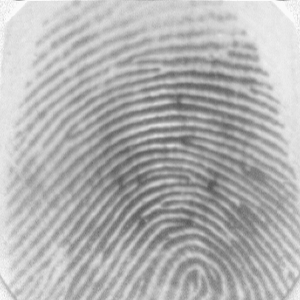
#> input picture assets/101_1.tif, 300 x 300 px
$ python ekstrakcja.py   (older library calls are emulated)
#> lines starting #> are read from the running program, lines starting #| are printed output that depends on the picture; after the words box and inside, x2 and y2 are one past the last pixel; in counts of white or black regions, pixels touching at a corner belong together
import math
import cv2
import numpy as np
import json
from scipy.signal import wiener
import os


#Przetwarzanie obrazu

def preprocess(img):
    # konwersja do skali szarości
    img_gray = cv2.cvtColor(img, cv2.COLOR_BGR2GRAY)

    # normalizacja
    clahe = cv2.createCLAHE(clipLimit=1.0, tileGridSize=(8, 8))
    img_norm = clahe.apply(img_gray)

    # filtracja Gaborowa
    img_gabor = gabor_filter(img_norm)
    img_gabor = cv2.normalize(img_gabor, None, 0, 255, cv2.NORM_MINMAX).astype(np.uint8)

    # filtracja medianowa
    img_filtered = cv2.medianBlur(img_norm, 5)

    # progowanie - konwersja na obraz binarny
    img_thresh = cv2.adaptiveThreshold(img_filtered, 255, cv2.ADAPTIVE_THRESH_MEAN_C,
                                       cv2.THRESH_BINARY, 15, 5)

    # operacje morfologiczne - otwarcie
    kernel = np.ones((3, 3), np.uint8)
    img_morph = cv2.morphologyEx(img_thresh, cv2.MORPH_OPEN, kernel)

    # tworzenie mozaiki do wyświetlania obrazów
    img_mosaic = create_mosaic([img_gray, img_norm, img_gabor, img_morph], ["Gray", "CLAHE", "Gabor", "Morph"])

    # wyświetlenie mozaiki
    cv2.imshow("Etapy przetwarzania obrazu", img_mosaic)
    cv2.waitKey(0)
    cv2.destroyAllWindows()

    return img_morph

#Filtracja Gaborowa
def gabor_filter(img):
    ksize = 9
    sigma = 2.0
    lambd = 10.0
    gamma = 0.5
    psi = 0

    #orientacje filtrów
    thetas = [0, np.pi / 4, np.pi / 2, 3 * np.pi / 4]

    accum = np.zeros_like(img, dtype=np.float32)

    # filtracja dla różnych orientacji
    for theta in thetas:
        kernel = cv2.getGaborKernel((ksize, ksize), sigma, theta, lambd, gamma, psi, ktype=cv2.CV_32F)
        filtered_img = cv2.filter2D(img, cv2.CV_32F, kernel)
        np.maximum(accum, filtered_img, accum)  # Maksymalizowanie wyników

    img_filtered = cv2.normalize(accum, None, 0, 255, cv2.NORM_MINMAX)
    img_filtered = np.uint8(img_filtered)

    return img_filtered

#tworzenie mozaiki - do wyświetlania obrazów
def create_mosaic(images, titles):
    resized_images = [cv2.resize(img, (300, 300)) for img in images]

    for i, img in enumerate(resized_images):
        cv2.putText(img, titles[i], (10, 30), cv2.FONT_HERSHEY_SIMPLEX, 0.7, (255, 255, 255), 2, cv2.LINE_AA)

    mosaic = np.hstack(resized_images)
    return mosaic

#cienkowanie obrazu
def thinning(img):
    thinned = cv2.ximgproc.thinning(img)
    return thinned

#obliczanie orientacji minucji
def compute_orientation(img, x, y):
    neighborhood = img[y-1:y+2, x-1:x+2]
    gx = neighborhood[0, 2] + 2*neighborhood[1, 2] + neighborhood[2, 2] - (neighborhood[0, 0] + 2*neighborhood[1, 0] + neighborhood[2, 0])
    gy = neighborhood[2, 0] + 2*neighborhood[2, 1] + neighborhood[2, 2] - (neighborhood[0, 0] + 2*neighborhood[0, 1] + neighborhood[0, 2])
    angle = math.atan2(gy, gx) * 180 / np.pi
    return angle

#tworzenie maski
def create_full_white_mask(img, margin=10):
    h, w = img.shape[:2]
    mask = np.ones((h, w), dtype=np.uint8) * 255
    mask[0:margin, :] = 0
    mask[h-margin:h, :] = 0
    mask[:, 0:margin] = 0
    mask[:, w-margin:w] = 0
    return mask

#ekstrakcja minucji
def minutiae_extraction(img, mask):
    minutiae = []
    img = img / 255  # Normalizacja obrazu do zakresu [0, 1]
    rows, cols = img.shape

    for i in range(1, rows - 1):
        for j in range(1, cols - 1):
            if img[i][j] == 1 and mask[i][j] == 255:
                neighborhood = img[i-1:i+2, j-1:j+2]
                cn = np.sum(neighborhood) - img[i][j]

                #wykorzystanie algorytmu Crossing Number
                #zakończenie linii
                if cn == 1:
                    #obliczanie orientacji
                    angle = compute_orientation(img, j, i)
                    #zapis minucji jako słownik z współrzędnymi, typem minucji i kątem
                    minutiae.append({'x': j, 'y': i, 'type': 'ending', 'angle': angle})

                #rozwidlenie linii
                elif cn == 3:
                    angle = compute_orientation(img, j, i)
                    minutiae.append({'x': j, 'y': i, 'type': 'bifurcation', 'angle': angle})

    return minutiae


#wyrównanie obrazów
def align_images(img1, img2, mask1=None):
    # Użycie algorytmu SIFT - wykrywanie punktów kluczowych i deskryptorów
    sift = cv2.SIFT_create()
    kp1, des1 = sift.detectAndCompute(img1, None)
    kp2, des2 = sift.detectAndCompute(img2, None)

    if des1 is None or des2 is None:
        print("Nie wykryto wystarczającej liczby punktów kluczowych.")
        return img1, mask1

    # Dopasowanie punktów kluczowych z użyciem BFMatcher i metody kNN
    bf = cv2.BFMatcher(cv2.NORM_L2)
    matches = bf.knnMatch(des1, des2, k=2)

    # Zastosowanie testu Lowe'a do sprawdzenia dobrych dopasowań
    good_matches = []
    for m, n in matches:
        if m.distance < 0.75 * n.distance:
            good_matches.append(m)

    # minimalna liczba dobrych dopasowań
    MIN_MATCH_COUNT = 3

    if len(good_matches) < MIN_MATCH_COUNT:
        print(f"Zbyt mało dobrych dopasowań ({len(good_matches)}/{MIN_MATCH_COUNT}). Wyrównanie nie zostanie wykonane.")
        return img1, mask1

    # Wyodrębnienie punktów dopasowań
    src_pts = np.float32([kp1[m.queryIdx].pt for m in good_matches])
    dst_pts = np.float32([kp2[m.trainIdx].pt for m in good_matches])

    M, inliers = cv2.estimateAffinePartial2D(src_pts, dst_pts, method=cv2.RANSAC, ransacReprojThreshold=5.0)

    if M is None:
        print("Transformacja nie została obliczona. Wyrównanie nie zostanie wykonane.")
        return img1, mask1

    inlier_ratio = np.sum(inliers) / len(inliers)

    MIN_INLIER_RATIO = 0.5

    if inlier_ratio < MIN_INLIER_RATIO:
        print(" Wyrównanie nie zostanie wykonane.")
        return img1, mask1

    h, w = img2.shape

    # Wyrównanie obrazu img1 do obrazu img2 z użyciem transformacji afinicznej
    aligned_img = cv2.warpAffine(img1, M, (w, h))

    # Wyrównanie maski, jeśli została przekazana
    aligned_mask = None
    if mask1 is not None:
        aligned_mask = cv2.warpAffine(mask1, M, (w, h), flags=cv2.INTER_NEAREST)

    return aligned_img, aligned_mask


#zapisywanie minucji
def save_minutiae(minutiae, filename):
    # Zapisuje listę punktów charakterystycznych do pliku JSON
    with open(filename, 'w') as f:
        json.dump(minutiae, f)

#wczytanie minucji
def load_minutiae(filename):
    # Wczytuje listę punktów charakterystycznych z pliku JSON
    if not os.path.exists(filename):
        print(f"Plik {filename} nie istnieje.")
        return []
    with open(filename, 'r') as f:
        minutiae = json.load(f)
    return minutiae


#Filtruje fałszywe minutie na podstawie ich typu i odpowiednich progów odległości.
def filter_false_minutiae_by_type(minutiae, distance_thresholds=None):

    if distance_thresholds is None:
        # Ustawienie domyślnych progów
        distance_thresholds = {'ending': 5, 'bifurcation': 5}

    filtered_minutiae = []
    minutiae_by_type = {}

    # Grupowanie minutii według typu
    for m in minutiae:
        m_type = m['type']
        if m_type not in minutiae_by_type:
            minutiae_by_type[m_type] = []
        minutiae_by_type[m_type].append(m)

    # Filtrowanie dla każdego typu
    for m_type, m_list in minutiae_by_type.items():
        threshold = distance_thresholds.get(m_type, 5)  # Domyślny próg, jeśli typ nie jest określony
        for i, m1 in enumerate(m_list):
            is_false = False
            for j, m2 in enumerate(m_list):
                if i != j:
                    distance = math.sqrt((m1['x'] - m2['x']) ** 2 + (m1['y'] - m2['y']) ** 2)
                    if distance < threshold:
                        is_false = True
                        break
            if not is_false:
                filtered_minutiae.append(m1)

    return filtered_minutiae


#porównanie minucji
#dopasowanie, gdy zgodny typ minucji, odległość między minucjami < 15px, różnica w kącie orientacji < 15st domyślnie
def compare_minutiae(m1, m2, mask, distance_threshold=15, angle_threshold=15):
    matched = 0
    total_minutiae = 0

    for min1 in m1:
        x1, y1 = min1['x'], min1['y']
        if mask[y1, x1] == 255:
            total_minutiae += 1
            for min2 in m2:
                x2, y2 = min2['x'], min2['y']
                if mask[y2, x2] == 255 and min1['type'] == min2['type']:
                    distance = np.sqrt((x1 - x2)**2 + (y1 - y2)**2)
                    angle_diff = abs(min1['angle'] - min2['angle'])
                    if distance < distance_threshold and angle_diff < angle_threshold:
                        matched += 1
                        break

    if total_minutiae == 0:
        return 0
    score = matched / total_minutiae
    return score

#rysowanie minucji
def draw_minutiae(img, minutiae):
    for m in minutiae:
        color = (255, 0, 0) if m['type'] == 'ending' else (0, 255, 0)
        cv2.circle(img, (m['x'], m['y']), 3, color, -1)
    return img

#przygotowanie obrazów
def prepare_images(images, titles, size=(300, 300)):
    prepared_images = []
    for img, title in zip(images, titles):
        img_resized = cv2.resize(img, size)
        if len(img_resized.shape) == 2:
            img_resized = cv2.cvtColor(img_resized, cv2.COLOR_GRAY2BGR)
        cv2.putText(img_resized, title, (10, 25), cv2.FONT_HERSHEY_SIMPLEX, 0.7, (255, 0, 0), 2)
        prepared_images.append(img_resized)
    return prepared_images

# Wczytanie obrazów
img1 = cv2.imread('assets/101_1.tif')
#> img1 is the input picture: shape (300, 300, 3); min 86, max 250, mean 178.1
img2 = cv2.imread('assets/101_3.tif')
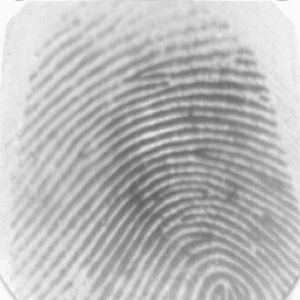
#> input picture assets/101_3.tif, 300 x 300 px
#> img2 is the input picture: shape (300, 300, 3); min 94, max 250, mean 186.8


if img1 is None or img2 is None:
    print("Błąd wczytywania obrazów.")
    exit()


# Preprocessing obrazów
preprocessed1 = preprocess(img1)
#> after the loop in gabor_filter, `for theta in thetas:`:
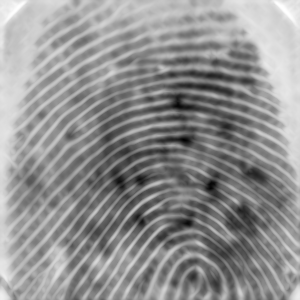
#> accum: shape (300, 300) float32; min 1584.4, max 5300.3, mean 3707.4; drawn with min black and max white
#> in preprocess, `img_thresh = cv2.adaptiveThreshold(img_filtered, 255, cv2.ADAPTIVE_THR..`:
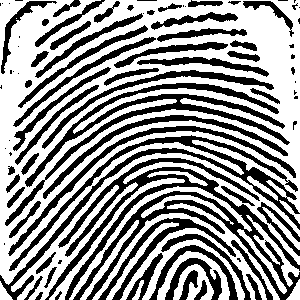
#> img_thresh: shape (300, 300); 58.5% white; 86 black regions (30 under 20 px), largest, box (x1, y1, x2, y2) and area: (45, 158, 300, 300) 8143, (0, 135, 300, 300) 4446, (5, 83, 290, 226) 4375
#> in preprocess, `kernel = np.ones((3, 3), np.uint8)`: kernel = [[1, 1, 1], [1, 1, 1], [1, 1, 1]]
#> in create_mosaic, `resized_images = [cv2.resize(img, (300, 300)) for img in images]`: resized_images = 4 items
#> the loop in create_mosaic, `for i, img in enumerate(resized_images):` made 4 passes
preprocessed2 = preprocess(img2)
#> in gabor_filter (call 2), `thetas = [0, np.pi / 4, np.pi / 2, 3 * np.pi / 4]`: thetas = [0, 0.785, 1.57, 2.36]
#> the loop in gabor_filter (call 2), `for theta in thetas:` made 4 passes
#> theta on passes 2 to 4: 0.785, 1.57, 2.36
#> pass 1, in gabor_filter (call 2), `filtered_img = cv2.filter2D(img, cv2.CV_32F, kernel)`:
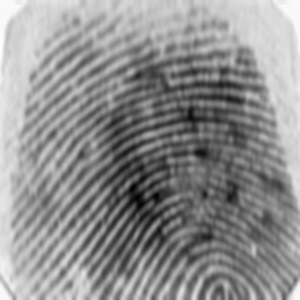
#> filtered_img: shape (300, 300) float32; min 1368.6, max 4515.6, mean 3143.5; drawn with min black and max white
#> the loop in create_mosaic (call 2), `for i, img in enumerate(resized_images):` made 4 passes


# Tworzenie maski przed wyrównaniem
mask1 = create_full_white_mask(img1)
#> in create_full_white_mask, `mask[:, w-margin:w] = 0`:
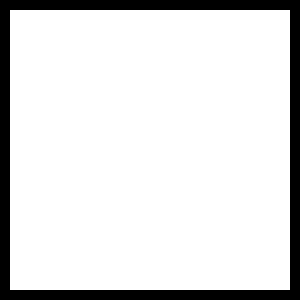
#> mask: shape (300, 300); 87.1% white; 1 black region, box (x1, y1, x2, y2) and area: (0, 0, 300, 300) 11600
mask2 = create_full_white_mask(img2)


# Wyrównanie obrazów
aligned1, aligned_mask1 = align_images(preprocessed1, preprocessed2, mask1)
#> in align_images, `kp1, des1 = sift.detectAndCompute(img1, None)`: kp1 = 863 keypoints; strongest (x, y, size): (293, 57, 2.9), (10, 154, 1.9), (292, 46, 2.8), (45, 22, 4.4)
#> in align_images, `kp2, des2 = sift.detectAndCompute(img2, None)`: kp2 = 760 keypoints; strongest (x, y, size): (291, 135, 1.9), (130, 10, 3.5), (37, 53, 4.3), (16, 67, 2.2)
#> in align_images, `matches = bf.knnMatch(des1, des2, k=2)`: matches = 863 matches
#> after the loop in align_images, `for m, n in matches:`: good_matches = 77 matches
#> in align_images, `src_pts = np.float32([kp1[m.queryIdx].pt for m in good_matches])`: src_pts = 77 pairs, first value 4.42 to 295.1, second value 6.01 to 286
#> in align_images, `dst_pts = np.float32([kp2[m.trainIdx].pt for m in good_matches])`: dst_pts = 77 pairs, first value 4.73 to 295.5, second value 6.01 to 293.4
#> in align_images, `M, inliers = cv2.estimateAffinePartial2D(src_pts, dst_pts, method=cv2...`: M = [[1.02, 0.0782, 0.906], [-0.0782, 1.02, 24.45]]; inliers = 77 values, max 1 at index 5, min 0 at index 0, mean 0.519
#> in align_images, `inlier_ratio = np.sum(inliers) / len(inliers)`: inlier_ratio = 0.519

# Tworzenie maski wspólnego obszaru
common_area_mask = cv2.bitwise_and(aligned_mask1, mask2)
#> common_area_mask: shape (300, 300); 79.7% white; 1 black region, box (x1, y1, x2, y2) and area: (0, 0, 300, 300) 18277

# Cienkowanie
thinned1 = thinning(aligned1)
thinned2 = thinning(preprocessed2)
#> in thinning (call 2), `thinned = cv2.ximgproc.thinning(img)`:
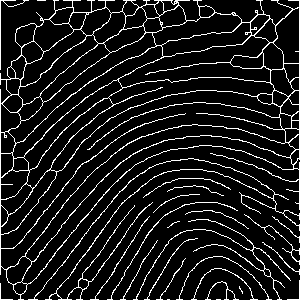
#> thinned: shape (300, 300); 10.4% white in thin lines or dots


# Ekstrakcja punktów charakterystycznych
minutiae1 = filter_false_minutiae_by_type(minutiae_extraction(thinned1, aligned_mask1))
#> the loop in minutiae_extraction, `for i in range(1, rows - 1):` made 298 passes
#> the loop in filter_false_minutiae_by_type, `for m in minutiae:` made 2363 passes
#> m on passes 1 to 3: {'x': 295, 'y': 13, 'type': 'bifurcation', 'angle': 90}, {'x': 226, 'y': 17, 'type': 'bifurcation', 'angle': -45}, {'x': 227, 'y': 17, 'type': 'bifurcation', 'angle': -108.4}
#> the loop in filter_false_minutiae_by_type, `for m_type, m_list in minutiae_by_type.items():` made 2 passes
minutiae2 = filter_false_minutiae_by_type(minutiae_extraction(thinned2, mask2))
#> the loop in filter_false_minutiae_by_type (call 2), `for m in minutiae:` made 2468 passes
#> m on passes 1 to 3: {'x': 55, 'y': 10, 'type': 'bifurcation', 'angle': 45}, {'x': 56, 'y': 10, 'type': 'bifurcation', 'angle': 135}, {'x': 91, 'y': 10, 'type': 'bifurcation', 'angle': 45}
#> the loop in filter_false_minutiae_by_type (call 2), `for m_type, m_list in minutiae_by_type.items():` made 2 passes

# Wyświetlanie liczby punktów charakterystycznych
print(f"Liczba punktów charakterystycznych w odcisku 1: {len(minutiae1)}")
#| Liczba punktów charakterystycznych w odcisku 1: 50
print(f"Liczba punktów charakterystycznych w odcisku 2: {len(minutiae2)}")
#| Liczba punktów charakterystycznych w odcisku 2: 54

print("Pierwsze 5 punktów charakterystycznych w odcisku 1:")
for point in minutiae1[:5]:
    print(f"Współrzędne: {point}")
#> this loop made 5 passes
#> point on passes 1 to 5: {'x': 295, 'y': 13, 'type': 'bifurcation', 'angle': 90}, {'x': 254, 'y': 24, 'type': 'bifurcation', 'angle': 135}, {'x': 267, 'y': 32, 'type': 'bifurcation', 'angle': 45}, {'x': 284, 'y': 58, 'type': 'bifurcation', 'angle': 135}, {'x': 297, 'y': 70, 'type': 'bifurcation', 'angle': 71.57}
#> (printed output is left out)

print("Pierwsze 5 punktów charakterystycznych w odcisku 2:")
for point in minutiae2[:5]:
    print(f"Współrzędne: {point}")
#> this loop made 5 passes
#> point on passes 1 to 5: {'x': 257, 'y': 12, 'type': 'bifurcation', 'angle': 180}, {'x': 111, 'y': 13, 'type': 'bifurcation', 'angle': -135}, {'x': 147, 'y': 18, 'type': 'bifurcation', 'angle': 0}, {'x': 48, 'y': 19, 'type': 'bifurcation', 'angle': -45}, {'x': 241, 'y': 21, 'type': 'bifurcation', 'angle': 45}
#> (printed output is left out)

# Porównanie odcisków palców z uwzględnieniem wspólnego obszaru
score = compare_minutiae(minutiae1, minutiae2, common_area_mask)
#> the loop in compare_minutiae, `for min1 in m1:` made 50 passes
#> min1 on passes 1 to 7: {'x': 295, 'y': 13, 'type': 'bifurcation', 'angle': 90}, {'x': 254, 'y': 24, 'type': 'bifurcation', 'angle': 135}, {'x': 267, 'y': 32, 'type': 'bifurcation', 'angle': 45}, {'x': 284, 'y': 58, 'type': 'bifurcation', 'angle': 135}, {'x': 297, 'y': 70, 'type': 'bifurcation', 'angle': 71.57}, {'x': 297, 'y': 90, 'type': 'bifurcation', 'angle': 71.57}, {'x': 37, 'y': 208, 'type': 'bifurcation', 'angle': 135}

# Wyświetlenie wyniku porównania
print(f"Liczba dopasowanych punktów: {int(score * max(len(minutiae1), len(minutiae2)))}")
#| Liczba dopasowanych punktów: 16
print(f"Wskaźnik dopasowania: {score:.2f}")
#| Wskaźnik dopasowania: 0.30

if score > 0.2:
    print("Odciski palców pasują do siebie.")
else:
    print("Odciski palców nie pasują do siebie.")


# Zapis punktów charakterystycznych do plików JSON
save_minutiae(minutiae1, 'minucje1.json')
save_minutiae(minutiae2, 'minucje2.json')

print("Punkty charakterystyczne zostały zapisane do plików 'minucje1.json' i 'minucje2.json'.")

# Wczytanie punktów charakterystycznych z plików JSON
loaded_minutiae1 = load_minutiae('minucje1.json')
loaded_minutiae2 = load_minutiae('minucje2.json')

# Wyświetlenie liczby punktów charakterystycznych
print(f"Liczba punktów charakterystycznych w odcisku 1: {len(loaded_minutiae1)}")
print(f"Liczba punktów charakterystycznych w odcisku 2: {len(loaded_minutiae2)}")

print(f"Liczba punktów końcowych w odcisku 1: {sum(1 for m in loaded_minutiae1 if m['type'] == 'ending')}")
print(f"Liczba rozwidleń w odcisku 1: {sum(1 for m in loaded_minutiae1 if m['type'] == 'bifurcation')}")
print(f"Liczba punktów końcowych w odcisku 2: {sum(1 for m in loaded_minutiae2 if m['type'] == 'ending')}")
print(f"Liczba rozwidleń w odcisku 2: {sum(1 for m in loaded_minutiae2 if m['type'] == 'bifurcation')}")


# Porównanie odcisków palców z uwzględnieniem wspólnego obszaru
score = compare_minutiae(loaded_minutiae1, loaded_minutiae2, common_area_mask)


# Wyświetlenie wyniku porównania
print(f"Liczba dopasowanych punktów: {int(score * max(len(loaded_minutiae1), len(loaded_minutiae2)))}")
#| Liczba dopasowanych punktów: 16
print(f"Wskaźnik dopasowania: {score:.2f}")
#| Wskaźnik dopasowania: 0.30

if score > 0.2:
    print("Odciski palców pasują do siebie.")
else:
    print("Odciski palców nie pasują do siebie.")

# Rysowanie minucji
display_img1 = cv2.cvtColor(thinned1, cv2.COLOR_GRAY2BGR)
#> display_img1: shape (300, 300, 3); 9% white in thin lines or dots
display_img2 = cv2.cvtColor(thinned2, cv2.COLOR_GRAY2BGR)
#> display_img2: shape (300, 300, 3); 10.4% white in thin lines or dots
preprocessed_display1 = cv2.cvtColor(preprocessed1, cv2.COLOR_GRAY2BGR)
#> preprocessed_display1: shape (300, 300, 3); 58.1% white; 69 black regions (21 under 20 px), largest, box (x1, y1, x2, y2) and area: (45, 158, 300, 300) 11815, (0, 135, 300, 300) 4486, (5, 83, 290, 226) 4382
preprocessed_display2 = cv2.cvtColor(preprocessed2, cv2.COLOR_GRAY2BGR)
#> preprocessed_display2: shape (300, 300, 3); 60.1% white; 97 black regions (34 under 20 px), largest, box (x1, y1, x2, y2) and area: (59, 172, 300, 300) 7946, (10, 94, 281, 264) 4561, (24, 148, 300, 300) 2382
original_display1 = img1.copy()
original_display2 = img2.copy()

display_img1 = draw_minutiae(display_img1, minutiae1)
#> the loop in draw_minutiae, `for m in minutiae:` made 50 passes
display_img2 = draw_minutiae(display_img2, minutiae2)
#> the loop in draw_minutiae (call 2), `for m in minutiae:` made 54 passes
#> m on passes 1 to 7: {'x': 257, 'y': 12, 'type': 'bifurcation', 'angle': 180}, {'x': 111, 'y': 13, 'type': 'bifurcation', 'angle': -135}, {'x': 147, 'y': 18, 'type': 'bifurcation', 'angle': 0}, {'x': 48, 'y': 19, 'type': 'bifurcation', 'angle': -45}, {'x': 241, 'y': 21, 'type': 'bifurcation', 'angle': 45}, {'x': 250, 'y': 23, 'type': 'bifurcation', 'angle': -135}, {'x': 275, 'y': 26, 'type': 'bifurcation', 'angle': -45}
preprocessed_display1 = draw_minutiae(preprocessed_display1, minutiae1)
preprocessed_display2 = draw_minutiae(preprocessed_display2, minutiae2)

images_row1 = [original_display1, preprocessed_display1, display_img1]
titles_row1 = ["ORYGINAL 1", "PREPROCESS 1", "Minucje 1"]

images_row2 = [original_display2, preprocessed_display2, display_img2]
titles_row2 = ["ORYGINAL 2", "PREPROCESS 2", "Minucje 2"]

# Przygotowanie obrazów
prepared_images_row1 = prepare_images(images_row1, titles_row1)
#> the loop in prepare_images, `for img, title in zip(images, titles):` made 3 passes
#> title on passes 1 to 3: 'ORYGINAL 1', 'PREPROCESS 1', 'Minucje 1'
#> after the loop in prepare_images, `for img, title in zip(images, titles):`:
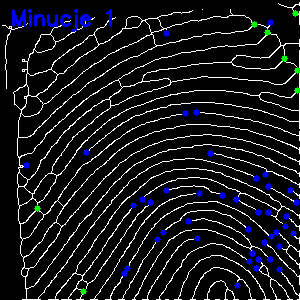
#> img_resized: shape (300, 300, 3); mean B, G, R 27.7, 23, 22.4
prepared_images_row2 = prepare_images(images_row2, titles_row2)
#> the loop in prepare_images (call 2), `for img, title in zip(images, titles):` made 3 passes
#> title on passes 1 to 3: 'ORYGINAL 2', 'PREPROCESS 2', 'Minucje 2'

# Tworzenie mozaiki
row1 = np.hstack(prepared_images_row1)
row2 = np.hstack(prepared_images_row2)
full_mosaic = np.vstack([row1, row2])

# Wyświetlanie mozaiki
cv2.imshow("Porównanie odcisków palców", full_mosaic)
cv2.waitKey(0)
cv2.destroyAllWindows()
